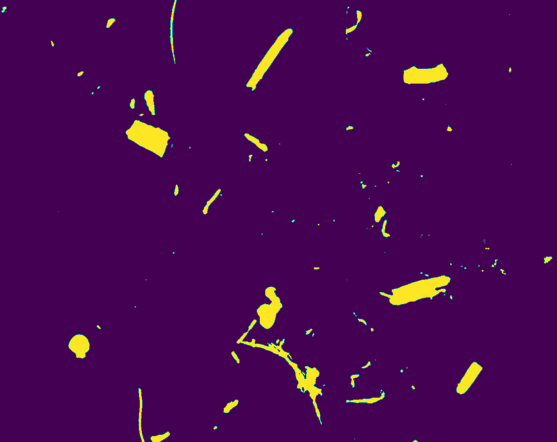
#> input picture tools/1.png, 557 x 442 px
$ jupyter execute combined_connected_domain.ipynb
#> lines starting #> are read from the running program, lines starting #| are printed output that depends on the picture; after the words box and inside, x2 and y2 are one past the last pixel; in counts of white or black regions, pixels touching at a corner belong together
[cell 1]
# -*- coding: utf-8 -*-
# @Time : 2023/9/25 13:55
# @Author : GuoPeng
from time import time

import cv2
import numpy as np
import matplotlib.pyplot as plt
from scipy.spatial.distance import cdist


def calculate_center(gray_img, perimeter_thred=100, kernel_size=1):
    """
    读取一张0、1二值灰度图，剔除周长小于perimeter_thred的连通域，返回剩余连通域的中心点
    :param gray_img: 0、1二值灰度图
    :param perimeter_thred: 周长阈值
    :param kernel_size: 膨胀核大小
    :return:连通域的中心点[(高、宽)， (高、宽)·····]
    """

    # 膨胀操作，合并连通域
    t = time()
    kernel = np.ones((kernel_size, kernel_size), np.uint8)
    gray_img = cv2.dilate(gray_img.astype(np.uint8), kernel, iterations=1)

    # 使用连通组件标记来标记和提取连通域
    _, labels, stats, centroids = cv2.connectedComponentsWithStats(gray_img)

    # 初始化变量来存储连通域的中心点坐标和最近的点坐标
    connected_components_centers = []
    perimeters = []

    # 遍历每个连通域，跳过背景（标签为0）
    for label in range(1, len(stats)):
        # 获取连通域的中心点
        cX, cY = centroids[label]
        cX, cY = int(cX), int(cY)

        # 获取当前连通域的像素坐标
        pixels_in_component = np.argwhere(labels == label)

        # 计算周长
        perimeter = calculate_perimeter(labels, label)

        if perimeter >= perimeter_thred:
            if labels[cY, cX] <= 0:
                # 计算中心点到该连通域内所有点的距离
                distances = cdist(np.array([(cY, cX)]), pixels_in_component)

                # 找到离中心点最近的点
                min_distance_index = np.argmin(distances)
                closest_point = tuple(pixels_in_component[min_distance_index])
                (cY, cX) = closest_point
            connected_components_centers.append((cX, cY))
            perimeters.append(perimeter)

    # # 将连通域和中心点绘制到图像上
    labeled_image = gray_img

    for center_point, perimeter in zip(connected_components_centers, perimeters):
        # 绘制中心点
        cv2.circle(gray_img, center_point, 5, 2, -1)
        # 绘制周长
        cv2.putText(gray_img, str(int(perimeter)), center_point, cv2.FONT_HERSHEY_SIMPLEX, 2, 2, 3)

    # 坐标反转，由(宽、高)，变为(高、宽)
    connected_components_centers = [i[::-1] for i in connected_components_centers]
    print('杂质个数：', len(connected_components_centers))
    print("后处理时间：", time()-t)
    # 显示图像
    plt.imshow(gray_img)
    plt.axis('off')
    plt.show()

    return connected_components_centers


def calculate_perimeter(label_image, label):
    """
    计算标签为label的连通域的周长
    :param label_image: 使用cv2.connectedComponentsWithStats计算出来的连通域图
    :param label:
    :return:所有标签为label的连通域周长之和
    """
    mask = (label_image == label).astype(np.uint8)
    contours, _ = cv2.findContours(mask, cv2.RETR_EXTERNAL, cv2.CHAIN_APPROX_SIMPLE)
    contour_length = 0

    for contour in contours:
        contour_length += cv2.arcLength(contour, closed=True)

    return contour_length

[cell 2]
if __name__ == '__main__':
    gray_img = cv2.imread(r'1.png', cv2.IMREAD_GRAYSCALE)
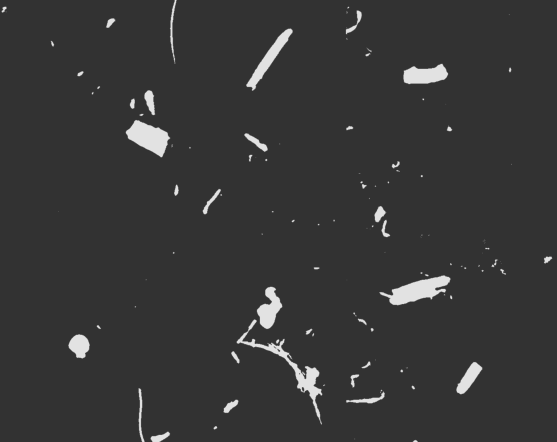
#> gray_img: shape (442, 557); min 50, max 226, mean 55.2
    print(gray_img.max())
#| 226
    gray_img[gray_img<=150] = 0
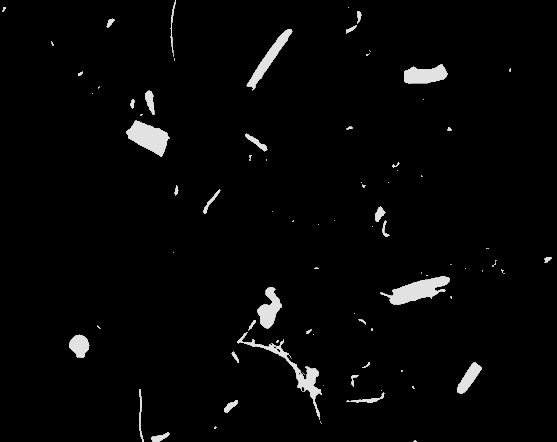
#> gray_img: shape (442, 557); min 0, max 226, mean 6.2
    gray_img[gray_img>=150] = 1
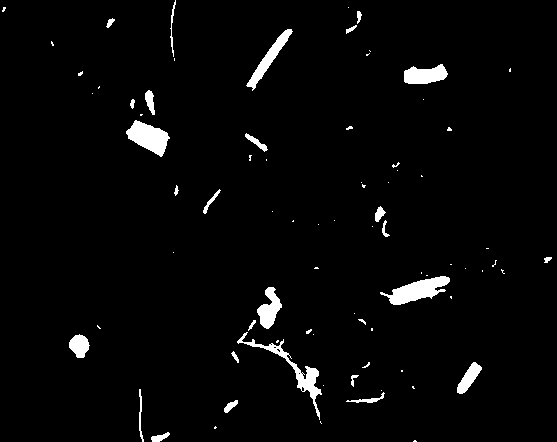
#> gray_img: shape (442, 557); values 0 (black) and 1 (white), 2.8% white; 80 white regions (52 under 20 px), largest, box (x1, y1, x2, y2) and area: (380, 276, 450, 305) 982, (126, 120, 170, 157) 900, (237, 332, 322, 420) 891
    print(gray_img.max())
#| 1
    t1 = time()
    points = calculate_center(gray_img)
#> in calculate_center, `_, labels, stats, centroids = cv2.connectedComponentsWithStats(gray_img)`:
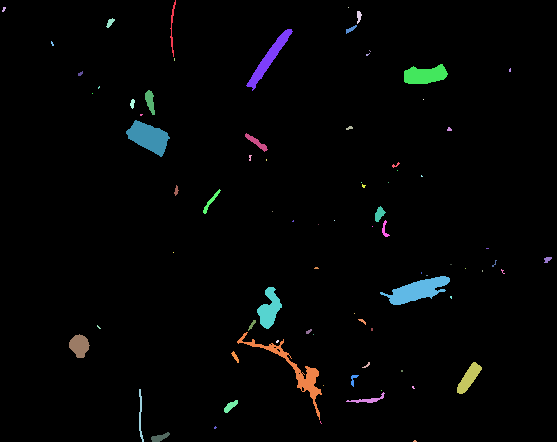
#> labels: shape (442, 557) int32; 81 distinct labels, from 0 to 80; one colour per label, 0 black
#> in calculate_center, `_, labels, stats, centroids = cv2.connectedComponentsWithStats(gray_img)`: stats = 81 rows, first 6: [0, 0, 557, 442, 239202], [170, 0, 6, 57, 95], [2, 7, 4, 5, 13], [348, 7, 1, 1, 1], [357, 11, 5, 13, 43], [106, 18, 9, 10, 45]; centroids = 81 pairs, first value 3.46 to 547.1, second value 7 to 440.7
#> the loop in calculate_center, `for label in range(1, len(stats)):` made 80 passes
#> (perimeter, min_distance_index, closest_point) on passes 1, 62: (118.6, 48, (26, 171)), (390.2, 357, (368, 293))
#> perimeter on passes 3 to 8: 0, 29.31, 26.97, 29.56, 166.8, 10.24
#> pass 1, in calculate_perimeter, `mask = (label_image == label).astype(np.uint8)`:
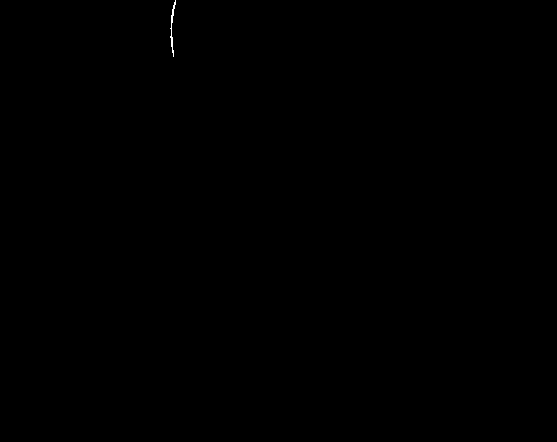
#> mask: shape (442, 557); values 0 (black) and 1 (white), 0.04% white in thin lines or dots, all inside (x1, y1, x2, y2) = (170, 0, 176, 57)
#> after the loop in calculate_center, `for label in range(1, len(stats)):`: connected_components_centers = [(171, 26), (268, 58), (424, 74), (148, 136), (417, 290), (268, 308), (293, 368), (140, 415)]; min_distance_index = 357; perimeters = [118.6, 166.8, 113.6, 128.7, 199.4, 120.1, 390.2, 110.1]
#> the loop in calculate_center, `for center_point, perimeter in zip(connected_components_centers, perim..` made 8 passes
#> (center_point, perimeter) on passes 1 to 8: ((171, 26), 118.6), ((268, 58), 166.8), ((424, 74), 113.6), ((148, 136), 128.7), ((417, 290), 199.4), ((268, 308), 120.1), ((293, 368), 390.2), ((140, 415), 110.1)
#> after the loop in calculate_center, `for center_point, perimeter in zip(connected_components_centers, perim..`:
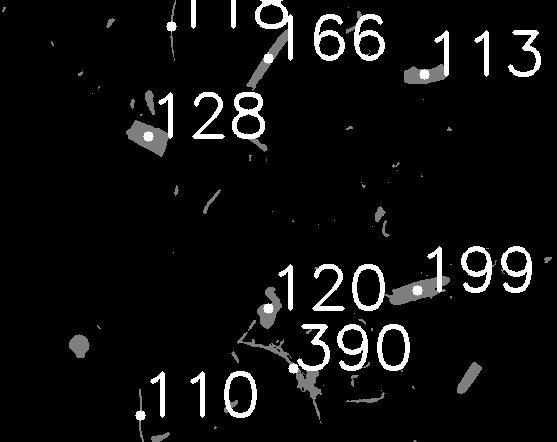
#> gray_img: shape (442, 557); 4.45% of pixels changed, all inside (x1, y1, x2, y2) = (135, 0, 541, 421); drawn with min black and max white
#> in calculate_center, `connected_components_centers = [i[::-1] for i in connected_components_..`: connected_components_centers = [(26, 171), (58, 268), (74, 424), (136, 148), (290, 417), (308, 268), (368, 293), (415, 140)]
#| 杂质个数： 8
#> points has the same summary as connected_components_centers in calculate_center
    print(time() - t1)
    print(points)
#| [(26, 171), (58, 268), (74, 424), (136, 148), (290, 417), (308, 268), (368, 293), (415, 140)]

[cell 3]
import cv2
import numpy as np

# 读取输入的二值化图像
gray_img = cv2.imread(r'1.png', cv2.IMREAD_GRAYSCALE)
gray_img[gray_img<=150] = 0
gray_img[gray_img>=150] = 1
image = gray_img
# 连通域分析
num_labels, labels, stats, centroids = cv2.connectedComponentsWithStats(image, connectivity=8)
#> num_labels = 81

# 设置距离阈值
distance_threshold = 20  # 根据需要调整距离阈值

# 计算最近的两个点的中点
def calculate_midpoint(point1, point2):
    return ((point1[0] + point2[0]) // 2, (point1[1] + point2[1]) // 2)

# 存储每个连通域的中心点坐标
centroids = centroids[1:]  # 去掉背景的中心点
#> centroids = 80 pairs, first value 3.46 to 547.1, second value 7 to 440.7

# 存储满足条件的连通域中心点对及其中点
valid_pairs = []

for i in range(len(centroids)):
    for j in range(i+1, len(centroids)):
        point1 = (int(centroids[i][0]), int(centroids[i][1]))
        point2 = (int(centroids[j][0]), int(centroids[j][1]))
        distance = np.sqrt((point1[0] - point2[0])**2 + (point1[1] - point2[1])**2)

        if distance < distance_threshold:
            midpoint = calculate_midpoint(point1, point2)
            valid_pairs.append((point1, point2, midpoint))
#> this loop made 80 passes
#> after the loop, valid_pairs = 30 items

# 在原始图像上绘制中点
result_image = cv2.cvtColor(image, cv2.COLOR_GRAY2BGR)

for point1, point2, midpoint in valid_pairs:
    cv2.circle(result_image, point1, 2, (0, 0, 255), -1)  # 用红色标记点1
    cv2.circle(result_image, point2, 2, (0, 0, 255), -1)  # 用红色标记点2
    cv2.circle(result_image, midpoint, 2, (0, 255, 0), -1)  # 用绿色标记中点
    cv2.line(result_image, point1, point2, (0, 255, 0), 1)  # 用绿色连接两点及中点
#> this loop made 30 passes
#> (point1, point2, midpoint) on passes 1 to 12: ((348, 7), (358, 16), (353, 11)), ((358, 16), (350, 28), (354, 22)), ((369, 50), (367, 54), (368, 52)), ((98, 87), (92, 93), (95, 90)), ((149, 100), (132, 103), (140, 101)), ((149, 100), (140, 114), (144, 107)), ((132, 103), (140, 114), (136, 108)), ((256, 141), (249, 157), (252, 149)), ((249, 157), (266, 159), (257, 158)), ((395, 164), (397, 170), (396, 167)), ((395, 164), (388, 182), (391, 173)), ((397, 170), (388, 182), (392, 176))
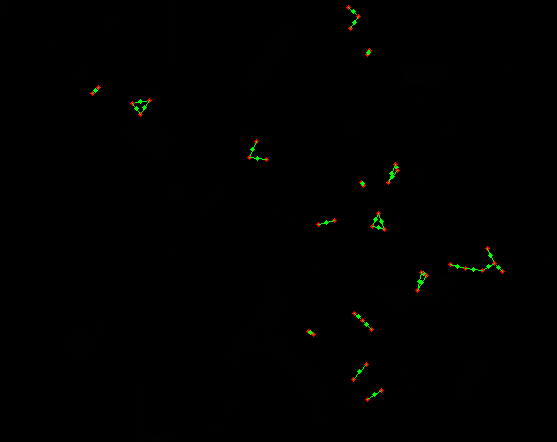
#> result_image: shape (442, 557, 3); mean B, G, R 0, 0.7, 0.5

for point1, point2, midpoint in valid_pairs:
    cv2.circle(gray_img, point1, 10, (0, 0, 255), -1)  # 用红色标记点1
    cv2.circle(gray_img, point2, 10, (0, 0, 255), -1)  # 用红色标记点2
    cv2.circle(gray_img, midpoint, 10, (0, 255, 0), -1)  # 用绿色标记中点
    cv2.line(gray_img, point1, point2, (0, 255, 0), 1)  # 用绿色连接两点及中点
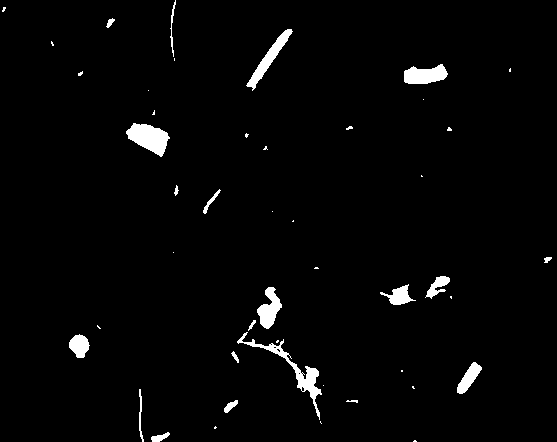
#> gray_img: shape (442, 557); values 0 (black) and 1 (white), 2.3% white; 46 white regions (26 under 20 px), largest, box (x1, y1, x2, y2) and area: (237, 332, 322, 420) 891, (126, 123, 170, 157) 874, (246, 29, 293, 91) 635

# 显示结果图像
plt.imshow(result_image)
plt.axis('off')
plt.show()
plt.imshow(gray_img)
plt.axis('off')
plt.show()

[cell 4]
import cv2
import numpy as np

# 读取输入的二值化图像
# 读取输入的二值化图像
gray_img = cv2.imread(r'1.png', cv2.IMREAD_GRAYSCALE)
gray_img[gray_img<=150] = 0
gray_img[gray_img>=150] = 1
image = gray_img

# 执行距离变换
dist_transform = cv2.distanceTransform(image, cv2.DIST_L2, 3)
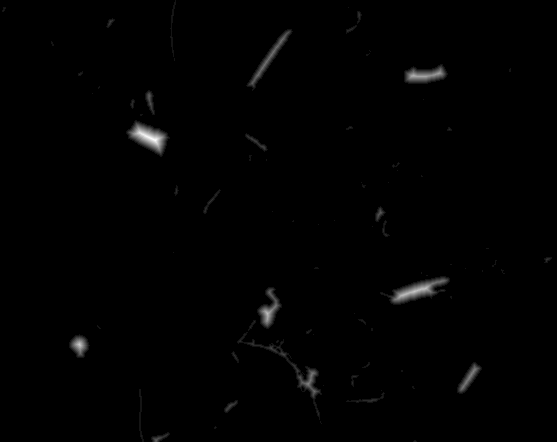
#> dist_transform: shape (442, 557) float32; min 0, max 11.87, mean 0.0814; drawn with min black and max white

# 设置距离阈值
distance_threshold = 1  # 根据需要调整距离阈值

# 执行距离变换后，标记连通域
_, markers = cv2.connectedComponents((dist_transform < distance_threshold).astype(np.uint8))
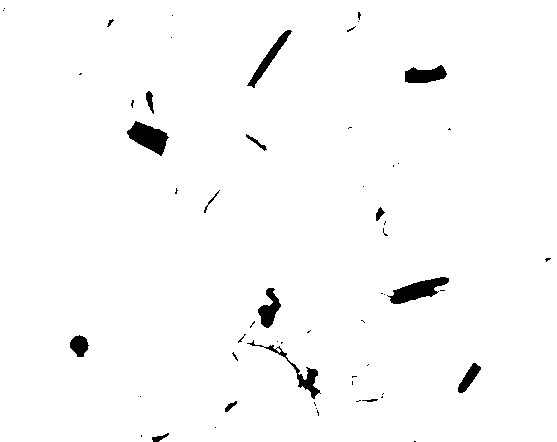
#> markers: shape (442, 557) int32; values 0 (black) and 1 (white), 98% white; 57 black regions (41 under 20 px), largest, box (x1, y1, x2, y2) and area: (387, 277, 449, 304) 799, (127, 121, 169, 156) 792, (405, 65, 447, 83) 525

# 合并满足条件的连通域
for label in range(1, np.max(markers) + 1):
    image[markers == label] = 1
#> image: shape (442, 557); every value is 1

# 创建合并后的图像
merged_image = image * 255
#> merged_image: shape (442, 557); every value is 255

# 显示或保存结果图像
plt.imshow(merged_image)
plt.show()
